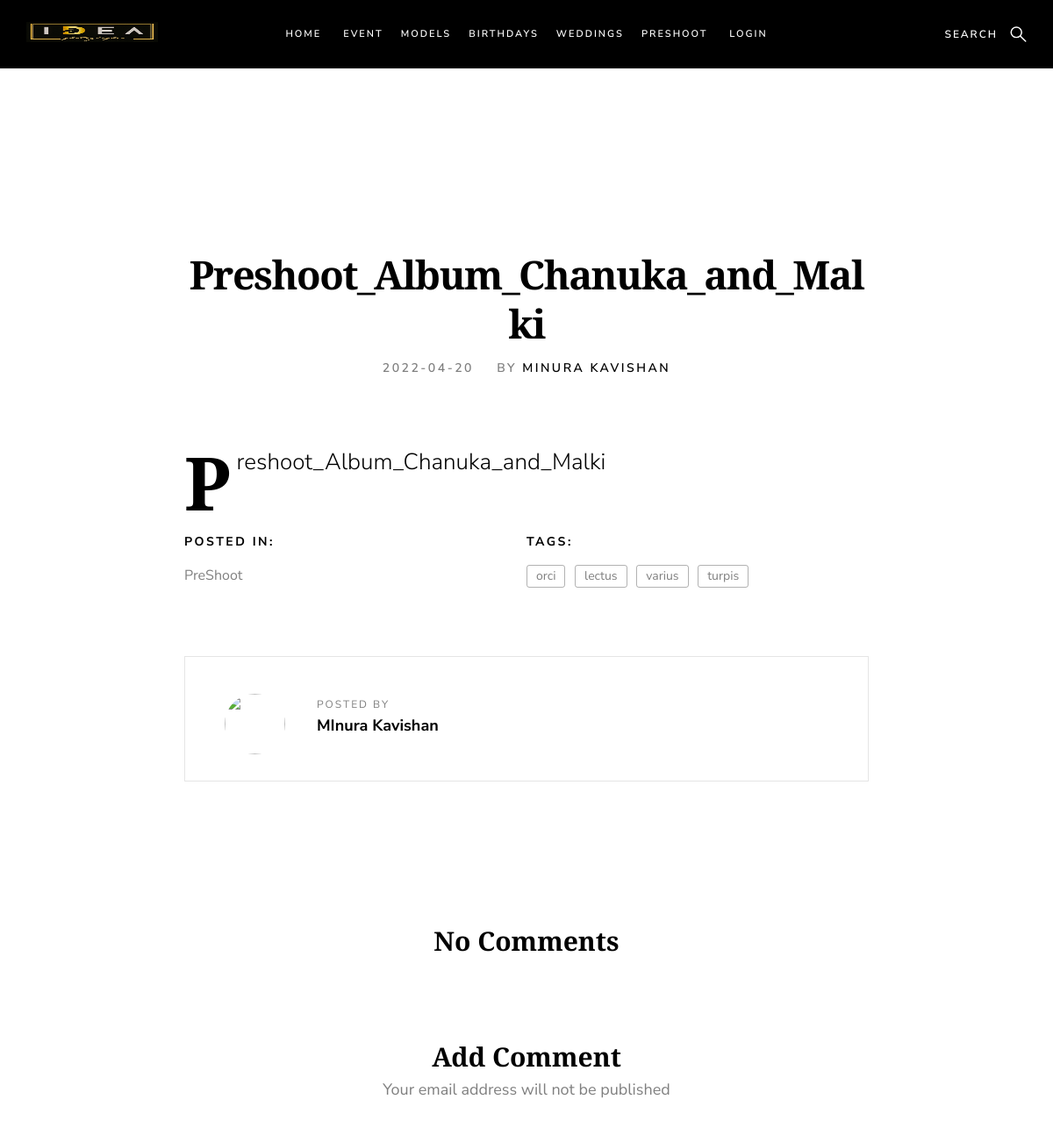
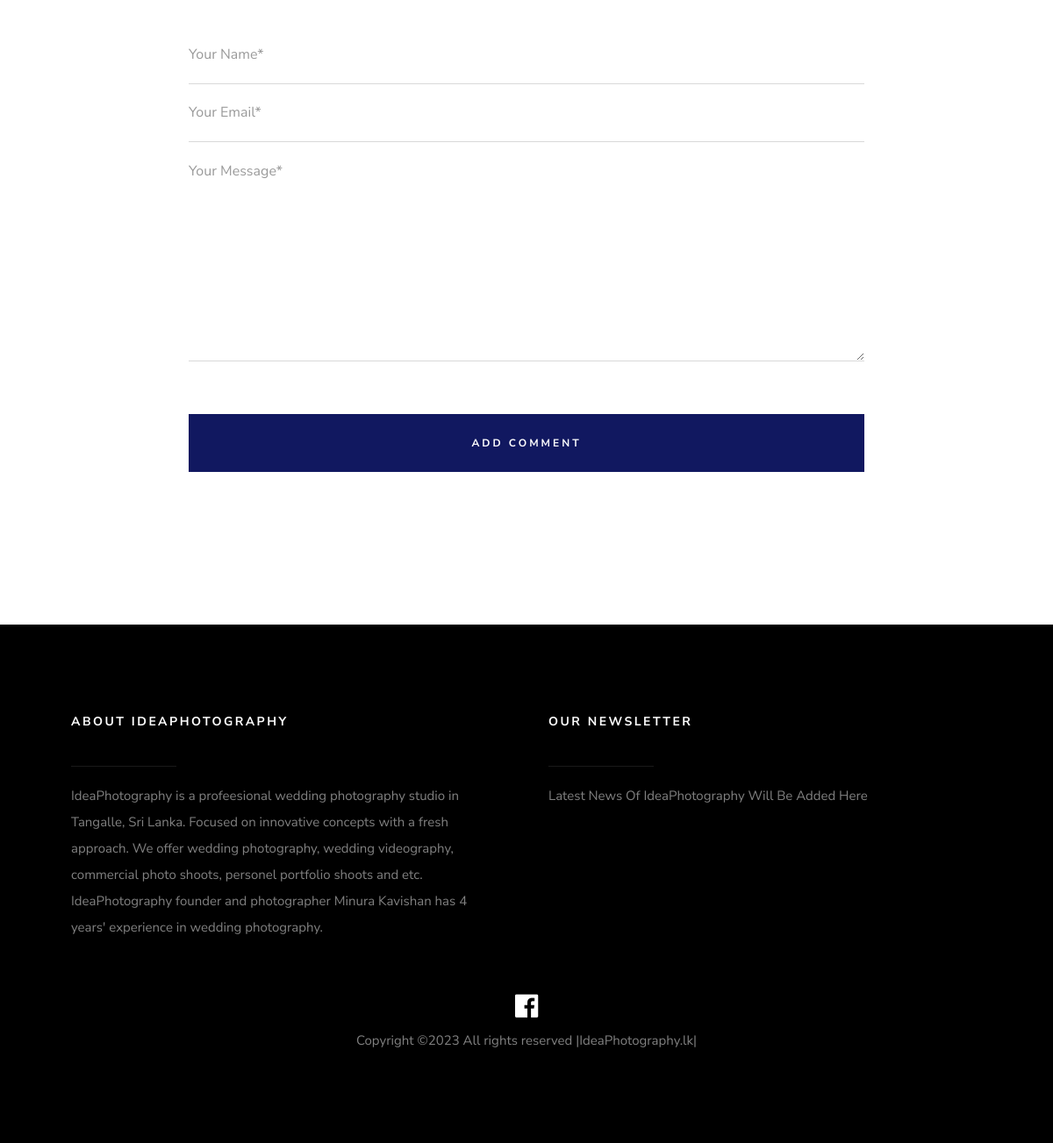
The app's page /ideaphotography/Blog/post.php?id=2 with its own data (2 pictures, top to bottom).
### tables this page shows
CREATE TABLE IF NOT EXISTS `category` (
  `catid` int NOT NULL AUTO_INCREMENT,
  `catname` varchar(255) NOT NULL,
  PRIMARY KEY (`catid`)
);

CREATE TABLE IF NOT EXISTS `posts` (
  `pid` int NOT NULL AUTO_INCREMENT,
  `pcatid` int NOT NULL,
  `ptitle` varchar(255) NOT NULL,
  `pauthor` varchar(255) NOT NULL,
  `pdate` date NOT NULL,
  `pimage` text NOT NULL,
  `pcontent` text NOT NULL,
  `ptag` varchar(255) NOT NULL,
  `pstatus` varchar(255) NOT NULL DEFAULT 'draft',
  PRIMARY KEY (`pid`)
);

### ideaphotography/Blog/post.php (the view, shortened to what this page needs)
<?php include "include/db.php"?>
<?php include "include/header2.php"?>
<section class="s-content s-content--top-padding s-content--narrow">
    <article class="row entry format-standard">
        <div class="entry__media col-full">
            <div class="entry__post-thumb">
                <?php
    $query="Select * from posts where (pid={$_GET['id']} AND pstatus='Published')";
$result=mysqli_query($connect,$query);
$row=mysqli_fetch_assoc($result);
                ?>
            </div>
        </div>
        <div class="entry__header col-full">
            <h1 class="entry__header-title display-1">
                <?php echo $row['ptitle'] ?>
            </h1>
            <ul class="entry__header-meta">
                <li class="date"><?php echo $row['pdate']; ?></li>
                <li class="byline">
                    By
                    <a href="#0"><?php echo $row['pauthor']; ?></a>
                </li>
            </ul>
        </div>
        <div class="col-full entry__main">
            <p class="lead drop-cap"><?php echo $row['pcontent']; ?></p>
            <div class="entry__taxonomies">
                <div class="entry__cat">
                    <h5>Posted In: </h5>
                    <span class="entry__tax-list">
                        <a href="#0"><?php echo $row['ptag'];?></a>
                    </span>
                </div>
                <div class="entry__tags">
                    <h5>Tags: </h5>
                    <span class="entry__tax-list entry__tax-list--pill">
                        <a href="#0">orci</a>
                        <a href="#0">lectus</a>
                        <a href="#0">varius</a>
                        <a href="#0">turpis</a>
                    </span>
                </div>
            </div>
            <div class="entry__author">
                <img src="../assets/img/minura.jpg" alt="">
                <div class="entry__author-about">
                    <h5 class="entry__author-name">
                        <span>Posted by</span>
                        <a href="#0"><?php echo $row['pauthor'];?></a>
                    </h5>
                </div>
            </div>
        </div>
    </article>
    <div class="comments-wrap">
        <div id="comments" class="row">
            <div class="col-full">
                <?php
                $count=0;
                ?>
                <h3 class="h2"><?php if($count==0) {
    echo "No Comments";
}else
{ echo $count." Comments";
}
                    ?></h3>
            </div>
        </div>
        <div class="row comment-respond">
            <div id="respond" class="col-full">
                <h3 class="h2">Add Comment <span>Your email address will not be published</span></h3>
                <form name="contactForm" id="contactForm" method="post" action="#" autocomplete="off">
                    <fieldset>
                        <div class="form-field">
                            <input name="cName" id="cName" class="full-width" placeholder="Your Name*" value="" type="text" required>
                        </div>
                        <div class="form-field">
                            <input name="cEmail" id="cEmail" class="full-width" placeholder="Your Email*" value="" type="email" required>
                        </div>
                        <div class="message form-field">
                            <textarea name="cMessage" id="cMessage" class="full-width" placeholder="Your Message*" required></textarea>
                        </div>
                        <input name="submit" id="submit" class="btn btn--primary btn-wide btn--large full-width" value="Add Comment" type="submit">
                    </fieldset>
                </form>
            </div>
        </div>
    </div>
</section>
<?php include "include/footer.php"?>

### ideaphotography/Blog/include/header2.php (shortened to what this page needs)
<?php include "include/db.php"?>
<!DOCTYPE html>
<html class="no-js" lang="en">
<head>
    <link rel="stylesheet" href="css/base.css">
    <link rel="stylesheet" href="css/vendor.css">
    <link rel="stylesheet" href="css/main.css">
</head>
<body id="top">
    <header class="s-header header">
      <div class="header__logo ">
            <a class="logo" href="index.php">
               <a  href="#"><img src="images/other/logo.png"  alt="Homepage"></a>
            </a>
        </div>
        <a class="header__search-trigger" href="#0"></a>
        <nav class="header__nav-wrap">
            <ul class="header__nav">
                <li class="current"><a href="index.php" title="">Home</a></li>
                 <?php
                    $query = "SELECT * From category";
                    $result=mysqli_query($connect,$query);
                    while($row=mysqli_fetch_assoc($result)){
                        $type=$row['catname'];
                         $id=$row['catid'];
                        echo "<li class='current'> <a href='category.php?cat=$id'>{$type}</a></li>";
                    }
                    ?>
                <li><a href="./login/index.php" title="">Login</a></li>
            </ul>
        </nav>
    </header>

### ideaphotography/Blog/css/base.css (style rules this page uses)
html { font-family: sans-serif; line-height: 1.15; -ms-text-size-adjust: 100%; -webkit-text-size-adjust: 100%; }
body { margin: 0; }
article, aside, footer, header, nav, section { display: block; }
h1 { font-size: 2em; margin: 0.67em 0; }
a { background-color: transparent; -webkit-text-decoration-skip: objects; }
img { border-style: none; }
button, input, optgroup, select, textarea { font-family: sans-serif; font-size: 100%; line-height: 1.15; margin: 0; }
button, input { overflow: visible; }
button, html [type="button"], [type="reset"], [type="submit"] { -webkit-appearance: button; }
fieldset { border: 1px solid #c0c0c0; margin: 0 2px; padding: 0.35em 0.625em 0.75em; }
textarea { overflow: auto; }
html { font-size: 62.5%; box-sizing: border-box; }
*, *::before, *::after { box-sizing: inherit; }
body { font-weight: normal; line-height: 1; word-wrap: break-word; text-rendering: optimizeLegibility; -webkit-overflow-scrolling: touch; -webkit-text-size-adjust: none; }
body, input, button { -moz-osx-font-smoothing: grayscale; -webkit-font-smoothing: antialiased; }
img, video { max-width: 100%; height: auto; }
div, dl, dt, dd, ul, ol, li, h1, h2, h3, h4, h5, h6, pre, form, p, blockquote, th, td { margin: 0; padding: 0; }
h1, h2, h3, h4, h5, h6 { -webkit-font-smoothing: auto; -webkit-font-smoothing: antialiased; -webkit-font-variant-ligatures: common-ligatures; -moz-font-variant-ligatures: common-ligatures; font-variant-ligatures: common-ligatures; text-rendering: optimizeLegibility; }
ol, ul { list-style: none; }
li { display: block; }
a { text-decoration: none; line-height: inherit; }
a img { border: none; }
fieldset { margin: 0; padding: 0; }
input[type="email"], input[type="number"], input[type="search"], input[type="text"], input[type="tel"], input[type="url"], input[type="password"], textarea { -webkit-appearance: none; -moz-appearance: none; -ms-appearance: none; -o-appearance: none; appearance: none; }
.row { width: 89%; max-width: 1200px; margin: 0 auto; }
.row:after { content: ""; display: table; clear: both; }
[class*="col-"] { float: left; padding: 0 20px; }
.col-twelve, .col-full { width: 100%; }
@media only screen and (max-width:1200px) { [class*="col-"] { padding: 0 15px; } }
.full-width { width: 100%; }

### records on screen
category: catname "EVENT"
category: catname "MODELS"
category: catname "BIRTHDAYS"
category: catname "WEDDINGS"
category: catname "PRESHOOT"
posts: ptitle "Preshoot_Album_Chanuka_and_Malki", pdate "2022-04-20", pauthor "MINURA KAVISHAN", pcontent "Preshoot_Album_Chanuka_and_Malki", ptag "PreShoot", pauthor "MInura Kavishan"
